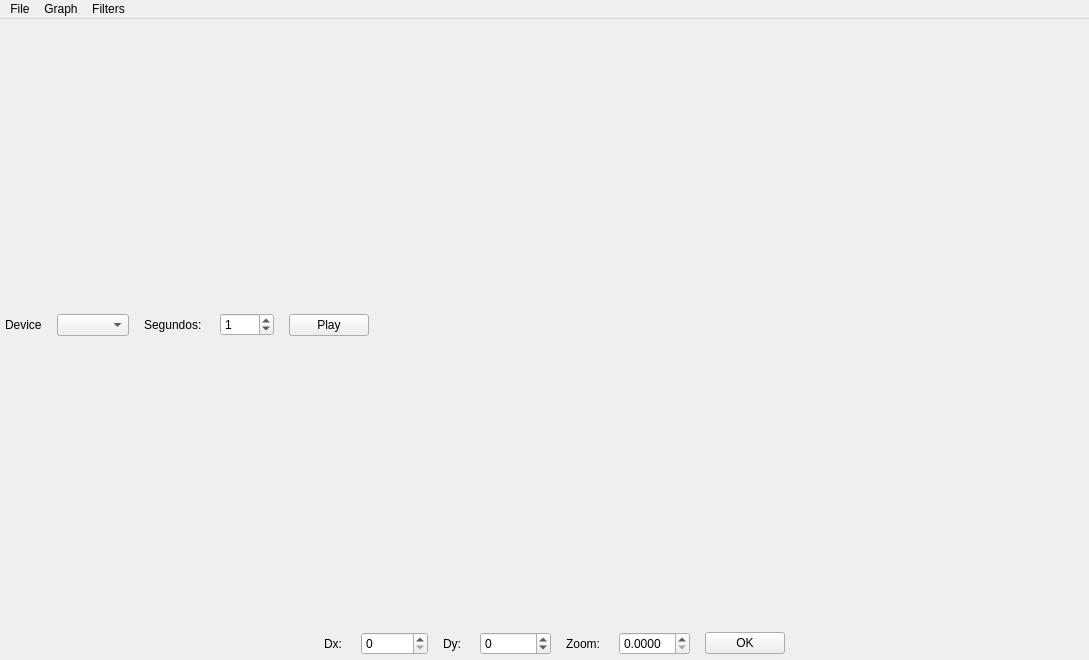
<?xml version="1.0" encoding="UTF-8"?>
<ui version="4.0">
 <class>MainWindow</class>
 <widget class="QMainWindow" name="MainWindow">
  <property name="geometry">
   <rect>
    <x>0</x>
    <y>0</y>
    <width>1089</width>
    <height>660</height>
   </rect>
  </property>
  <property name="sizePolicy">
   <sizepolicy hsizetype="Expanding" vsizetype="Expanding">
    <horstretch>0</horstretch>
    <verstretch>0</verstretch>
   </sizepolicy>
  </property>
  <property name="maximumSize">
   <size>
    <width>16777215</width>
    <height>16777215</height>
   </size>
  </property>
  <property name="windowTitle">
   <string>MainWindow</string>
  </property>
  <widget class="QWidget" name="centralWidget">
   <property name="maximumSize">
    <size>
     <width>16777215</width>
     <height>16777215</height>
    </size>
   </property>
   <property name="sizeIncrement">
    <size>
     <width>0</width>
     <height>0</height>
    </size>
   </property>
   <property name="autoFillBackground">
    <bool>false</bool>
   </property>
   <layout class="QVBoxLayout" name="verticalLayout_2">
    <property name="leftMargin">
     <number>5</number>
    </property>
    <property name="topMargin">
     <number>5</number>
    </property>
    <property name="rightMargin">
     <number>5</number>
    </property>
    <property name="bottomMargin">
     <number>5</number>
    </property>
    <item>
     <layout class="QVBoxLayout" name="verticalLayout_3">
      <item>
       <layout class="QHBoxLayout" name="horizontalLayout_2">
        <property name="spacing">
         <number>15</number>
        </property>
        <item>
         <widget class="QLabel" name="label_4">
          <property name="text">
           <string>Device</string>
          </property>
         </widget>
        </item>
        <item>
         <widget class="QComboBox" name="cbDevice"/>
        </item>
        <item>
         <widget class="QLabel" name="label_7">
          <property name="text">
           <string>Segundos: </string>
          </property>
         </widget>
        </item>
        <item>
         <widget class="QSpinBox" name="sbSec">
          <property name="maximum">
           <number>9999</number>
          </property>
          <property name="value">
           <number>1</number>
          </property>
         </widget>
        </item>
        <item>
         <widget class="QPushButton" name="btPlay">
          <property name="text">
           <string>Play</string>
          </property>
         </widget>
        </item>
        <item>
         <spacer name="horizontalSpacer_3">
          <property name="orientation">
           <enum>Qt::Horizontal</enum>
          </property>
          <property name="sizeHint" stdset="0">
           <size>
            <width>40</width>
            <height>20</height>
           </size>
          </property>
         </spacer>
        </item>
        <item>
         <widget class="QLabel" name="lbSecs">
          <property name="text">
           <string/>
          </property>
         </widget>
        </item>
       </layout>
      </item>
     </layout>
    </item>
    <item>
     <layout class="QVBoxLayout" name="vlFrame"/>
    </item>
    <item>
     <layout class="QVBoxLayout" name="verticalLayout">
      <property name="spacing">
       <number>5</number>
      </property>
      <property name="sizeConstraint">
       <enum>QLayout::SetMaximumSize</enum>
      </property>
      <property name="leftMargin">
       <number>0</number>
      </property>
      <property name="topMargin">
       <number>0</number>
      </property>
      <property name="rightMargin">
       <number>0</number>
      </property>
      <property name="bottomMargin">
       <number>0</number>
      </property>
      <item>
       <layout class="QHBoxLayout" name="horizontalLayout">
        <property name="spacing">
         <number>15</number>
        </property>
        <property name="sizeConstraint">
         <enum>QLayout::SetMinimumSize</enum>
        </property>
        <property name="leftMargin">
         <number>20</number>
        </property>
        <item>
         <spacer name="horizontalSpacer_4">
          <property name="orientation">
           <enum>Qt::Horizontal</enum>
          </property>
          <property name="sizeHint" stdset="0">
           <size>
            <width>40</width>
            <height>20</height>
           </size>
          </property>
         </spacer>
        </item>
        <item>
         <widget class="QLabel" name="label">
          <property name="sizePolicy">
           <sizepolicy hsizetype="Fixed" vsizetype="Preferred">
            <horstretch>0</horstretch>
            <verstretch>0</verstretch>
           </sizepolicy>
          </property>
          <property name="text">
           <string>Dx: </string>
          </property>
         </widget>
        </item>
        <item>
         <widget class="QSpinBox" name="sbDx">
          <property name="maximum">
           <number>99999999</number>
          </property>
         </widget>
        </item>
        <item>
         <widget class="QLabel" name="label_2">
          <property name="sizePolicy">
           <sizepolicy hsizetype="Fixed" vsizetype="Preferred">
            <horstretch>0</horstretch>
            <verstretch>0</verstretch>
           </sizepolicy>
          </property>
          <property name="text">
           <string>Dy: </string>
          </property>
         </widget>
        </item>
        <item>
         <widget class="QSpinBox" name="sbDy">
          <property name="minimum">
           <number>-99999999</number>
          </property>
          <property name="maximum">
           <number>99999999</number>
          </property>
         </widget>
        </item>
        <item>
         <widget class="QLabel" name="label_3">
          <property name="sizePolicy">
           <sizepolicy hsizetype="Fixed" vsizetype="Preferred">
            <horstretch>0</horstretch>
            <verstretch>0</verstretch>
           </sizepolicy>
          </property>
          <property name="text">
           <string>Zoom: </string>
          </property>
         </widget>
        </item>
        <item>
         <widget class="QDoubleSpinBox" name="sbZoom">
          <property name="decimals">
           <number>4</number>
          </property>
          <property name="maximum">
           <double>99.999899999999997</double>
          </property>
          <property name="singleStep">
           <double>0.100000000000000</double>
          </property>
         </widget>
        </item>
        <item>
         <widget class="QPushButton" name="btRecalc">
          <property name="text">
           <string>OK</string>
          </property>
         </widget>
        </item>
        <item>
         <spacer name="horizontalSpacer_2">
          <property name="orientation">
           <enum>Qt::Horizontal</enum>
          </property>
          <property name="sizeHint" stdset="0">
           <size>
            <width>40</width>
            <height>20</height>
           </size>
          </property>
         </spacer>
        </item>
       </layout>
      </item>
     </layout>
    </item>
   </layout>
  </widget>
  <widget class="QMenuBar" name="menuBar">
   <property name="geometry">
    <rect>
     <x>0</x>
     <y>0</y>
     <width>1089</width>
     <height>19</height>
    </rect>
   </property>
   <widget class="QMenu" name="menuFile">
    <property name="title">
     <string>File</string>
    </property>
    <addaction name="actionOpen"/>
    <addaction name="actionSave"/>
   </widget>
   <widget class="QMenu" name="menuFilters">
    <property name="title">
     <string>Filters</string>
    </property>
   </widget>
   <widget class="QMenu" name="menuGraph">
    <property name="title">
     <string>Graph</string>
    </property>
    <addaction name="separator"/>
    <addaction name="actionSin"/>
   </widget>
   <addaction name="menuFile"/>
   <addaction name="menuGraph"/>
   <addaction name="menuFilters"/>
  </widget>
  <action name="actionOpen">
   <property name="text">
    <string>Open</string>
   </property>
  </action>
  <action name="actionSave">
   <property name="text">
    <string>Save</string>
   </property>
  </action>
  <action name="actionSin">
   <property name="text">
    <string>Sin</string>
   </property>
  </action>
 </widget>
 <layoutdefault spacing="6" margin="11"/>
 <resources/>
 <connections/>
</ui>
